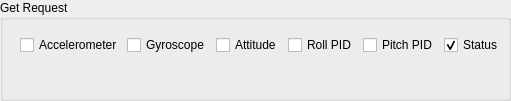
   <widget class="QGroupBox" name="groupBox_4">
    <property name="geometry">
     <rect>
      <x>20</x>
      <y>60</y>
      <width>511</width>
      <height>101</height>
     </rect>
    </property>
    <property name="title">
     <string>Get Request</string>
    </property>
    <widget class="QWidget" name="horizontalLayoutWidget_8">
     <property name="geometry">
      <rect>
       <x>20</x>
       <y>30</y>
       <width>483</width>
       <height>31</height>
      </rect>
     </property>
     <layout class="QHBoxLayout" name="horizontalLayout_8">
      <item>
       <widget class="QCheckBox" name="checkGetAcc">
        <property name="text">
         <string>Accelerometer</string>
        </property>
       </widget>
      </item>
      <item>
       <widget class="QCheckBox" name="checkGetGyro">
        <property name="text">
         <string>Gyroscope</string>
        </property>
       </widget>
      </item>
      <item>
       <widget class="QCheckBox" name="checkGetAttitude">
        <property name="text">
         <string>Attitude</string>
        </property>
       </widget>
      </item>
      <item>
       <widget class="QCheckBox" name="checkGetRollPid">
        <property name="text">
         <string>Roll PID</string>
        </property>
       </widget>
      </item>
      <item>
       <widget class="QCheckBox" name="checkGetPitchPid">
        <property name="text">
         <string>Pitch PID</string>
        </property>
       </widget>
      </item>
      <item>
       <widget class="QCheckBox" name="checkGetStatus">
        <property name="text">
         <string>Status</string>
        </property>
        <property name="checked">
         <bool>true</bool>
        </property>
       </widget>
      </item>
     </layout>
    </widget>
   </widget>
